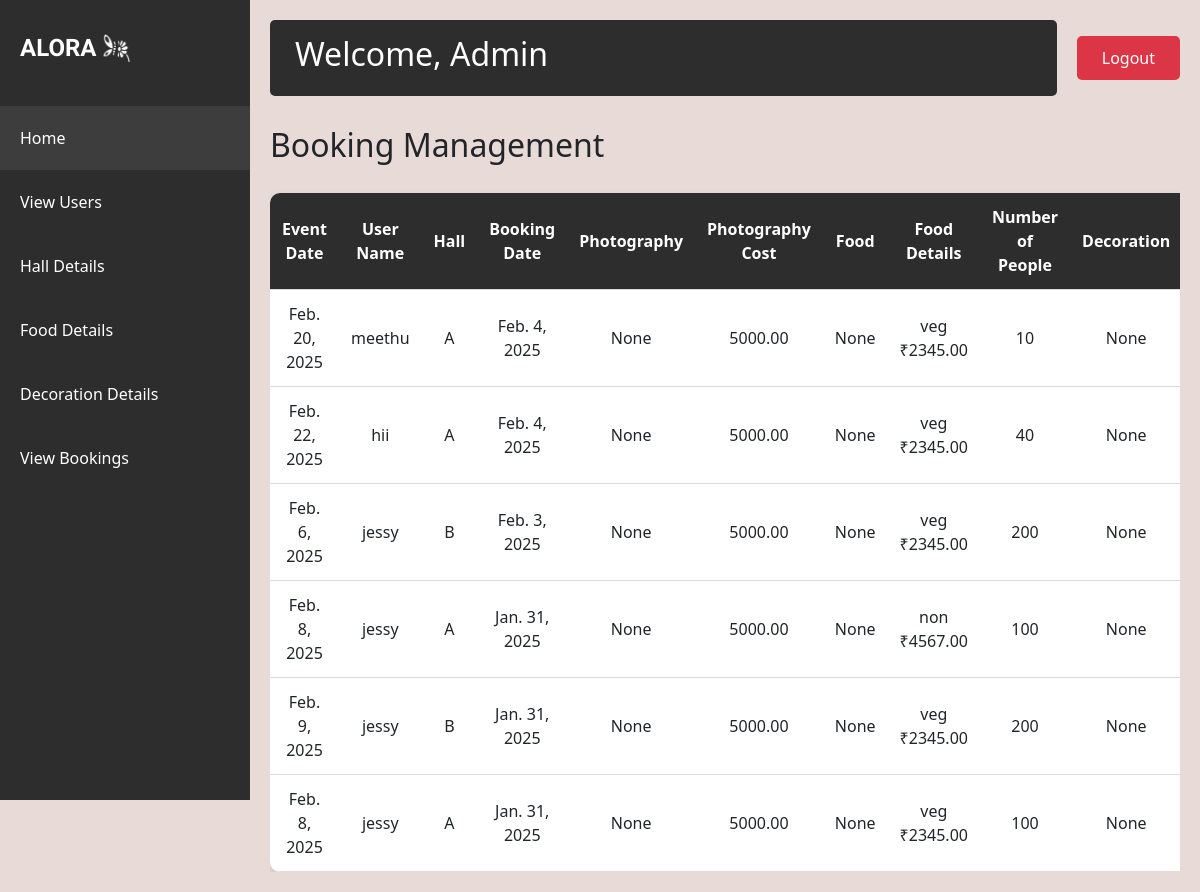
/adminviewbooking/ (signed in), run on an earlier commit of the app's database.
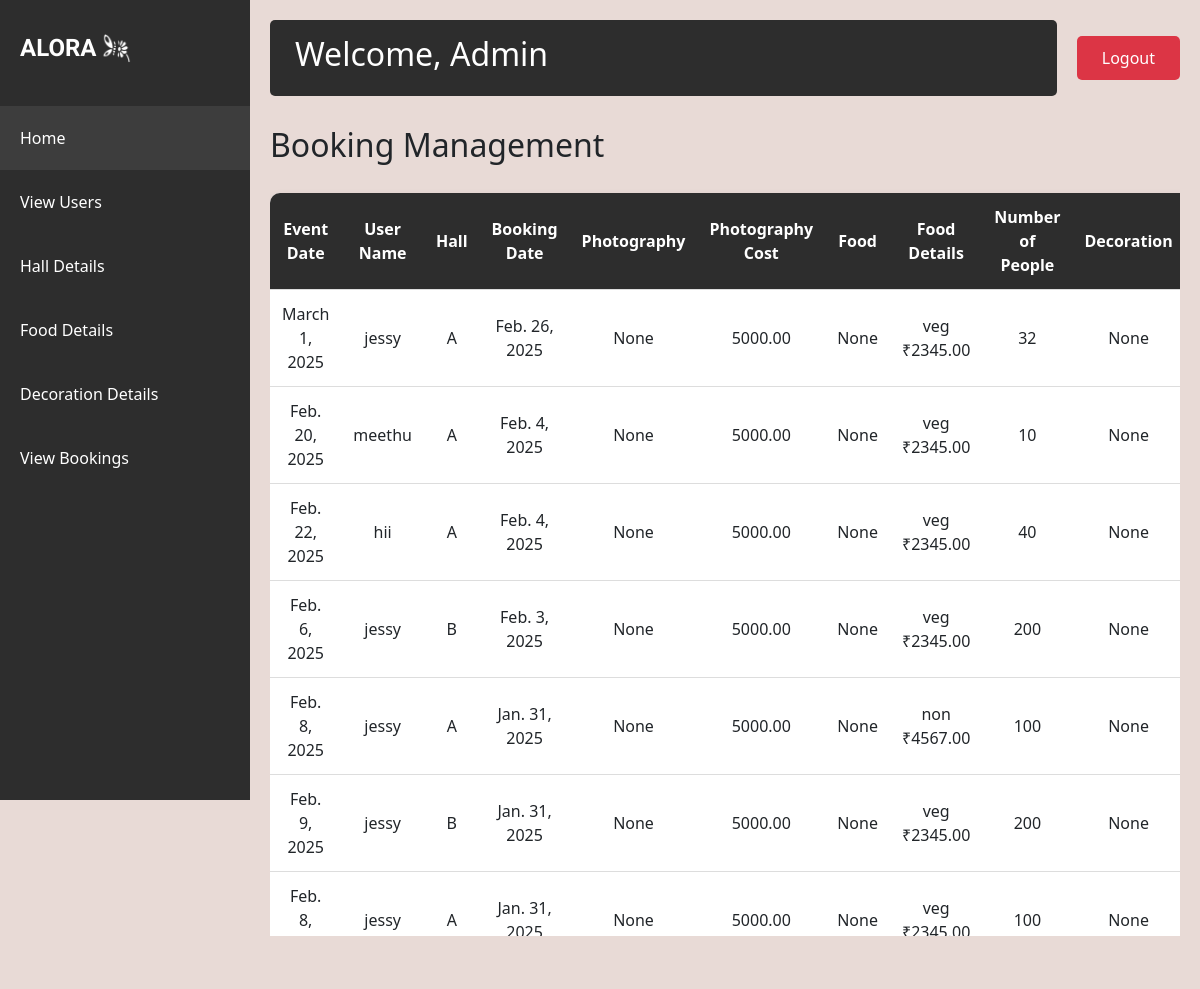
And on a later commit of the database.
### app/models.py (models this page shows)
class Bookings(models.Model):
    event_date=models.DateField(null=True)
    event_status=models.CharField(max_length=100,default='Pending')
    user_id=models.ForeignKey(User,on_delete=models.CASCADE)
    hall_id=models.ForeignKey(Halls,on_delete=models.CASCADE)
    booking_date=models.DateField(auto_now_add=True)
    payment_status=models.CharField(max_length=100,default='Pending')
    photography=models.CharField(max_length=100,null=True,blank=True)
    no_of_persons=models.IntegerField(null=True,blank=True)
    food_value=models.BooleanField(null=True,blank=True)
    food=models.ForeignKey(Food,on_delete=models.CASCADE)
    decoration_value=models.BooleanField(null=True,blank=True)
    decoration=models.ForeignKey(Decoration,on_delete=models.CASCADE)
    photography_cost=models.DecimalField(max_digits=10,decimal_places=2)
    total_payment=models.DecimalField(max_digits=10,decimal_places=2)

class Halls(models.Model):
    name=models.CharField(max_length=100)
    location=models.CharField(max_length=200)
    capacity=models.IntegerField()
    price_per_day=models.DecimalField(max_digits=10,decimal_places=2)
    photo_url=models.ImageField(upload_to='images/')
    description=models.TextField(blank=True,null=True)

class Food(models.Model):
    food_name=models.CharField(max_length=100,null=True)
    food_image=models.ImageField(upload_to='images/')
    food_price=models.DecimalField(max_digits=10,decimal_places=2)

### app/views.py (the view)
# urls.py: path('adminviewbooking/',views.admin_view_booking,name='admin_view_booking'),
@login_required(login_url='login')
def admin_view_booking(request):
    book = Bookings.objects.select_related('user_id', 'hall_id', 'food', 'decoration').all().order_by('-booking_date')
    return render(request, 'admin_view_booking.html', {'data': book})

### templates/admin_view_booking.html (shortened to what this page needs)
<!DOCTYPE html>
<html lang="en">
<head>
    {% load static %}
    <link href="https://cdn.jsdelivr.net/npm/bootstrap@5.3.0/dist/css/bootstrap.min.css" rel="stylesheet">
</head>
<body>
    <div class="sidebar">
        <div class="logo-container">
            <div class="logo">ALORA</div>
            <img src="{% static 'alora_icon.png' %}" alt="Light Bulb" class="logo-image">
        </div>
        <nav class="nav flex-column">
            <a class="nav-link active" href="{% url 'admin_dash' %}">Home</a>
            <a class="nav-link" href="{% url 'view_users' %}">View Users</a>
            <a class="nav-link" href="{% url 'hall_details' %}">Hall Details</a>
            <a class="nav-link" href="{% url 'food_details' %}">Food Details</a>
            <a class="nav-link" href="{% url 'decoration_details' %}">Decoration Details</a>
            <a class="nav-link" href="{% url 'admin_view_booking' %}">View Bookings</a>
        </nav>
    </div>
    <div class="main-content">
        <div class="top-nav">
            <div class="welcome-section">
                <h2>Welcome, Admin</h2>
            </div>
            <a href="{% url 'logout' %}" class="logout-btn">Logout</a>
        </div>
<h2>Booking Management</h2>
<div style="overflow-x: auto;">
    {% if data %}
        <table class="booking-table">
            <thead>
                <tr>
                    <th>Event Date</th>
                    <th>User Name</th>
                    <th>Hall</th>
                    <th>Booking Date</th>
                    <th>Photography</th>
                    <th>Photography Cost</th>
                    <th>Food</th>
                    <th>Food Details</th>
                    <th>Number of People</th>
                    <th>Decoration</th>
                </tr>
            </thead>
            <tbody>
                {% for x in data %}
                <tr>
                    <td>{{ x.event_date }}</td>
                    <td>{{ x.user_id.username }}</td>
                    <td>{{ x.hall_id.name }}</td>
                    <td>{{ x.booking_date }}</td>
                    <td>{{ x.photography }}</td>
                    <td>{{ x.photography_cost }}</td>
                    <td>{{ x.food_value }}</td>
                    <td>{{ x.food.food_name }} <br> ₹{{ x.food.food_price }}</td>
                    <td>{{ x.no_of_persons }}</td>
                    <td>{{ x.decoration_value }}</td>
                </tr>
                {% endfor %}
            </tbody>
        </table>
    {% else %}
        <p>No bookings found.</p>
    {% endif %}
</div>
</body>
</html>

What changed in the data, as far as the page shows it:
added Bookings: event_date "March 1, 2025", user_id.username "jessy", hall_id.name "A", booking_date "Feb. 26, 2025", photography "None", photography_cost "5000.00", food_value "None", food.food_name "veg", food.food_price "2345.00", no_of_persons "32", decoration_value "None"
